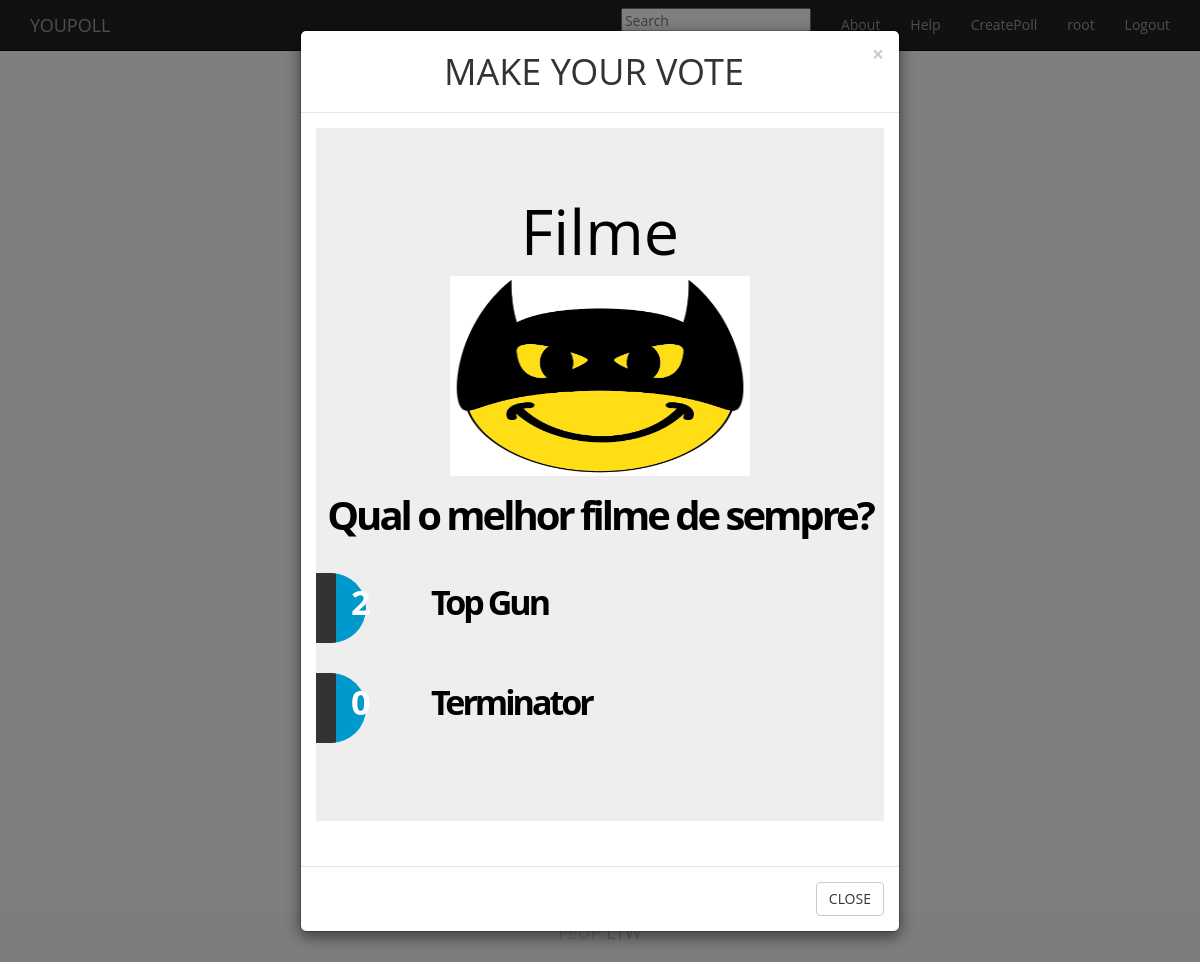
Screenshot of /vote_poll_body.php?poll=Filme (signed in) with the database file from the repository.
### tables this page shows
CREATE TABLE Poll(
idPoll		INTEGER PRIMARY KEY AUTOINCREMENT,
idUser		INTEGER REFERENCES User(idUser) NOT NULL,
name 		TEXT UNIQUE NOT NULL,
image		TEXT NOT NULL,
private		INTEGER
);

CREATE TABLE Question(
idQuestion		INTEGER PRIMARY KEY AUTOINCREMENT,
idPoll			INTEGER REFERENCES Poll(idPoll) NOT NULL,
qText 			TEXT NOT NULL
);

CREATE TABLE Answer(
idAnswer		INTEGER PRIMARY KEY AUTOINCREMENT,
idPoll			INTEGER REFERENCES Poll(idPoll) NOT NULL,
idQuestion		INTEGER REFERENCES Question(idQuestion) NOT NULL,
aText 			TEXT NOT NULL,
votes			INTEGER NOT NULL
);

### load_vote.php (the view, shortened to what this page needs)
<?php
if(isset($_GET['poll']))
{
  $poll = $_GET['poll'];
  $db = new PDO('sqlite:db/dataBase.db');
  $stmt = $db->prepare('SELECT * FROM Poll WHERE name = ?');
  $stmt->execute(array($poll));
  $row = $stmt->fetch();
  $poll_image = $row['image'];
  $idPoll = $row['idPoll'];
  if(isset($_SESSION['username'])){
    $ans = $db->prepare('SELECT * FROM User WHERE user = ?');
    $ans->execute(array($_SESSION['username']));
    $row = $ans->fetch();
    $ans = $db->prepare('SELECT * FROM UserAnswers WHERE idUser = ? AND idPoll = ?');
    $ans->execute(array($row['idUser'],$idPoll));
    if($row = $ans->fetch()){
      $answers = array();
      $answers[0] = $row['idAnswer'];
    }
  }
  $stmt = $db->prepare('SELECT * FROM Question WHERE idPoll = ?');
  $stmt->execute(array($idPoll));
  $questions = array(array());
  $i = 0;
  while($row = $stmt->fetch()){
    $questions[$i][0] = $row['qText'];
    $questions[$i][1] = $row['idQuestion'];
    $i++;
  }
?>
  <h1><?php echo $poll; ?></h1>
  <img src=<?php echo "uploads/".$poll_image ?> alt="" width="300" height="200">
  <?php
  foreach($questions as $question){
    ?> <section class = <?php echo $question[1]; ?> > <span id = "question"><?php echo $question[0]; ?></span>
    <?php
    $stmt = $db->prepare('SELECT * FROM Answer WHERE idQuestion = ? AND idPoll = ?');
    $stmt->execute(array($question[1],$idPoll));
    while($row = $stmt->fetch()){
      if(isset($answers)){ ?>
        <div id = "voteBar" voted="y"><div id= "bar"><span id="votes"><?php echo $row['votes']; ?></span></div><div id= "voteInfo"> <?php echo $row['aText']; ?> </div></div>
        <br><br><br><br><br>
        <?php  }
    } ?>
  </section> <?php
  }
}
?>

### templates/style.css (style rules this page uses)
body { padding: 0px 0px; font-family: 'Open Sans', sans-serif; font:'Open Sans', sans-serif; text-align: center; background-image: url("knot.jpg"); background-repeat: repeat; }
#voteContainer #question { display: block; padding: 20px; font-weight: bold; letter-spacing: -3px; margin-bottom: 20px; padding: 10px; font-size: 40px; }
#voteContainer #bar { background: #0099cc; border-left: 20px solid #333; width: 0px; height:70px; font-size: 34px; color: #ffffff; font-weight: bold; -moz-border-radius: 0 0.5em 0.5em 0; border-radius: 0 1.5em 1.5em 0; z-index: 1; position: absolute; padding: 5px 15px; }
#voteInfo { padding: 10px; font-size: 34px; color: #000000; font-weight: bold; letter-spacing: -3px; border-radius: 0.3em; text-decoration: none; padding: 5px 15px; margin: 0 20px; z-index: 2; position: absolute; }
#voteBar { display: inline-flex; float: left; }

### rows the page displays
poll: image (placeholder picture)
question: qText "Qual o melhor filme de sempre?"
answer: votes "2", aText "Top Gun"
answer: votes "0", aText "Terminator"

### other values shown
$_SESSION['username'] "root"
$poll "Filme"
